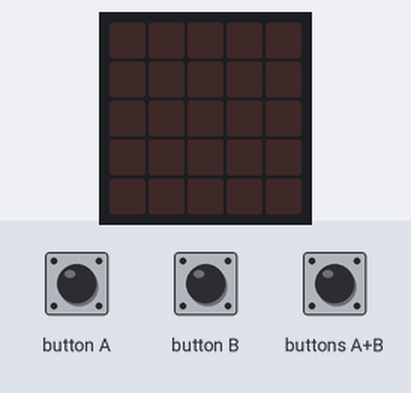
Simulated run of this program. Board: BBC micro:bit (MakeCode). Shown: the board's 5×5 LED display. Inputs (shaded band) come from the test bench.

Above: at 1.2 s.
1.3 s: buttons A+B pressed for 0.15 s
At 1.8 s:
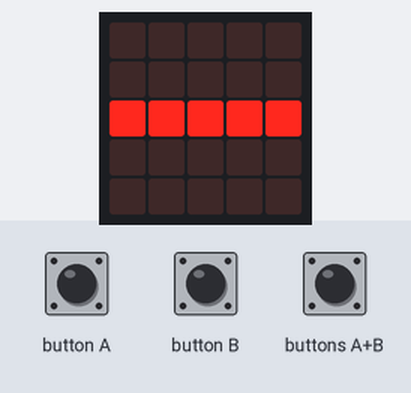
3.4 s: button A pressed for 0.15 s
At 4.0 s:
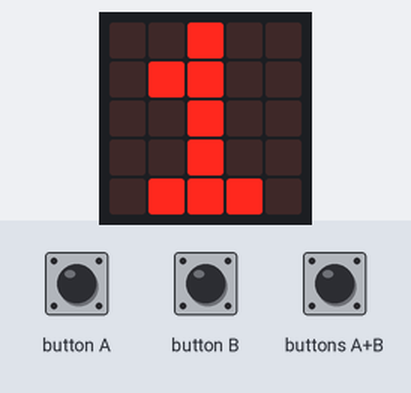
5.0 s: buttons A+B pressed for 1 s
At 6.4 s:
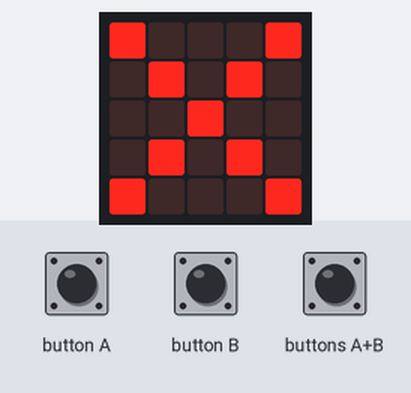
8.0 s: buttons A+B pressed for 0.15 s
At 8.5 s:
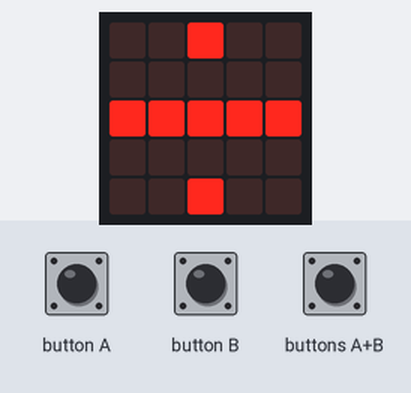
10.1 s: buttons A+B pressed for 0.15 s
At 10.6 s:
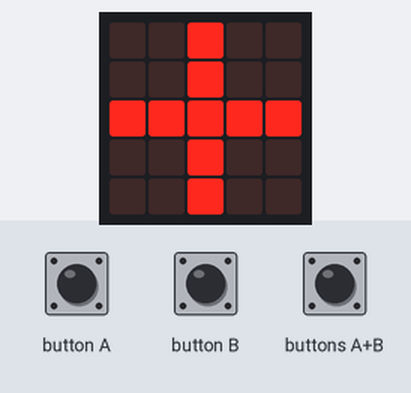
12.2 s: button A pressed for 0.15 s
At 13.1 s:
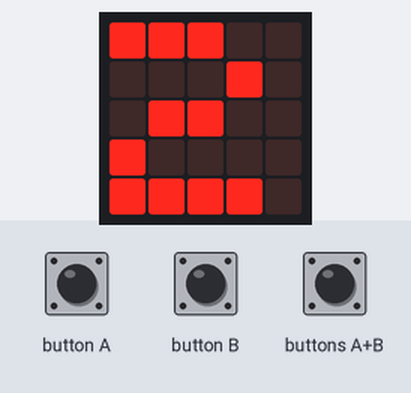
Timing chart, 0 to 14.8 s (numbered marks = the images above; inputs shaded):
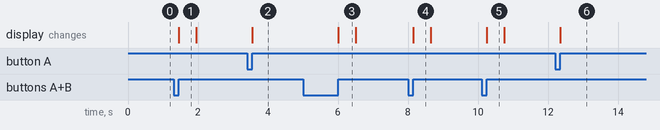

The program:

main.ts
```typescript
input.onButtonPressed(Button.A, function () {
    if (troca == 0) {
        num1 += 1
        basic.showNumber(num1)
    }
    if (troca == 1) {
        num2 += 1
        basic.showNumber(num2)
    }
})
input.onButtonPressed(Button.AB, function () {
    operador += 1
    if (operador == 1) {
        basic.showLeds(`
            . . # . .
            . . # . .
            # # # # #
            . . # . .
            . . # . .
            `)
        basic.pause(100)
        basic.clearScreen()
    } else {
        if (operador == 2) {
            basic.showLeds(`
                . . . . .
                . . . . .
                # # # # #
                . . . . .
                . . . . .
                `)
            basic.pause(100)
            basic.clearScreen()
        } else {
            if (operador == 3) {
                basic.showLeds(`
                    # . . . #
                    . # . # .
                    . . # . .
                    . # . # .
                    # . . . #
                    `)
                basic.pause(100)
                basic.clearScreen()
            } else {
                if (operador == 4) {
                    basic.showLeds(`
                        . . # . .
                        . . . . .
                        # # # # #
                        . . . . .
                        . . # . .
                        `)
                    basic.pause(100)
                    basic.clearScreen()
                } else {
                    operador += 1
                    basic.showLeds(`
                        . . # . .
                        . . # . .
                        # # # # #
                        . . # . .
                        . . # . .
                        `)
                    basic.pause(100)
                    basic.clearScreen()
                }
            }
        }
    }
})
input.onButtonPressed(Button.B, function () {
    basic.clearScreen()
    troca += 1
    if (troca == 2) {
        if (operador == 1) {
            basic.showNumber(num1 + num2)
        } else {
            if (operador == 2) {
                basic.showNumber(num1 - num2)
            } else {
                if (operador == 3) {
                    basic.showNumber(num1 * num2)
                } else {
                    if (operador == 4) {
                        basic.showNumber(num1 / num2)
                    } else {
                        basic.showNumber(num1 + num2)
                    }
                }
            }
        }
    }
})
let troca = 0
let num2 = 0
let num1 = 0
let operador = 0
operador = 1
num1 = 0
num2 = 0
troca = 0
```

test.ts
```typescript
// testes vão aqui; isto não será compilado quando este pacote for usado como uma extensão.
```

Measured:
- after the input at 1.3 s, the display: changes after 0.15 s (image 1)
- after the input at 3.4 s, the display: changes after 0.15 s (image 2)
- after the input at 5.0 s, the display: changes after 1.0 s (image 3)
- after the input at 8.0 s, the display: changes after 0.15 s (image 4)
- after the input at 10.1 s, the display: changes after 0.15 s (image 5)
- after the input at 12.2 s, the display: changes after 0.15 s (image 6)
- what the display in image 1 shows lasts 0.5 s, from 1.5 s to 2.0 s
